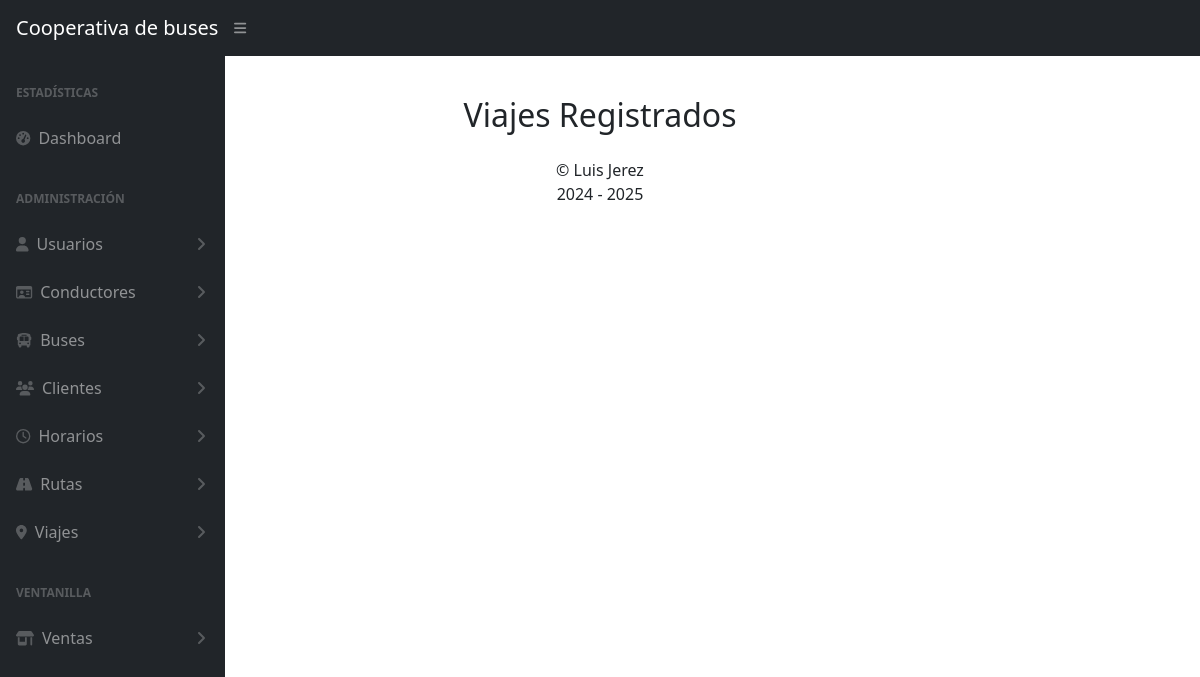
Page /viajes/ on the earlier database version.
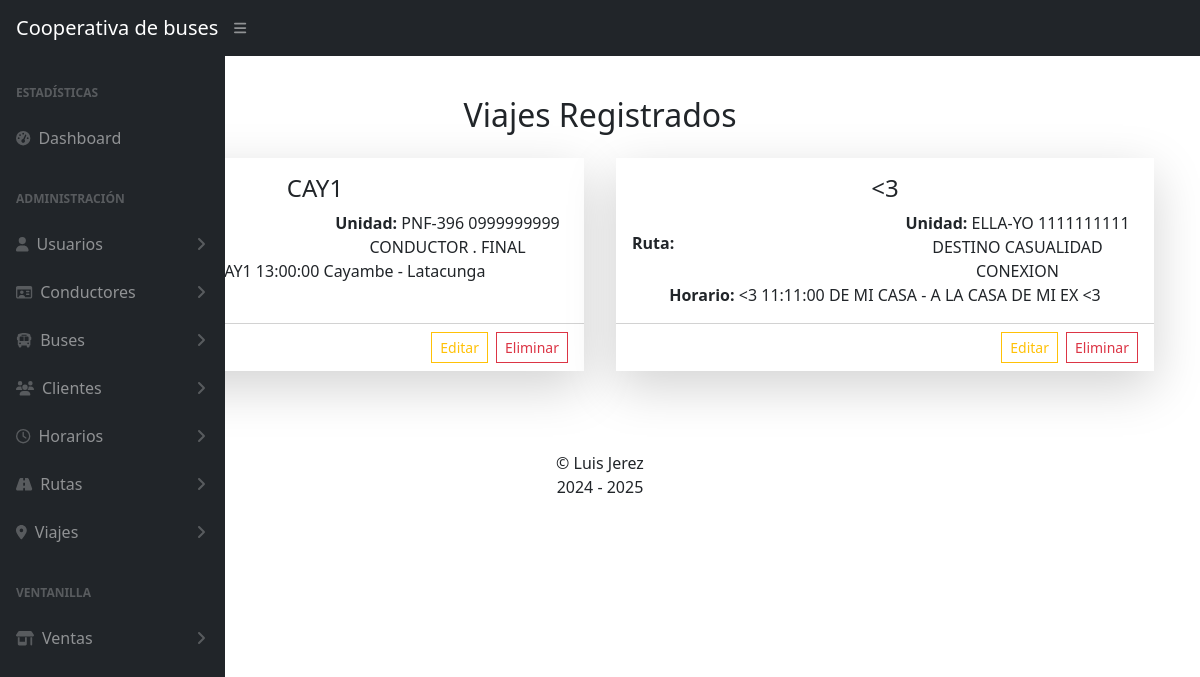
Same page on the later database version.
### Apps/viajes/models.py (models this page shows, shortened)
class Viaje(models.Model):
    id = models.BigAutoField(primary_key=True)
    codigo = models.CharField(max_length=20, unique=True)
    bus = models.ForeignKey(Buses, verbose_name='UNIDAD', on_delete=models.DO_NOTHING)
    horario = models.ForeignKey(Horario, verbose_name='HORARIO DEL VIAJE', on_delete=models.DO_NOTHING, related_name='horario_viaje')
    n_puestos = models.IntegerField(verbose_name='NÚMERO DE ASIENTOS', default=40)

### Apps/buses/models.py (models this page shows)
class Buses(models.Model):
    id = models.AutoField(primary_key=True)
    placa = models.CharField(max_length=8, unique=True, verbose_name='PLACA')
    foto = models.ImageField(upload_to='buses/', default='buses/bus.png', verbose_name='FOTO DE LA UNIDAD')
    conductor = models.ForeignKey(Conductores, on_delete=models.CASCADE, null=True, verbose_name='CONDUCTOR DE LA UNIDAD')
    marca = models.CharField(max_length=50, verbose_name='MARCA DE LA UNIDAD')
    anio = models.PositiveIntegerField(verbose_name='AÑO DE LA UNIDAD')
    horario = models.ManyToManyField(Horario, verbose_name='HORARIOS', null=True)
    estado = models.CharField(max_length=30, default='ACTIVO', verbose_name='ESTADO DE LA UNIDAD', choices=[('ACTIVO','ACTIVO'),('NO ACTIVO','NO ACTIVO')])
    def __str__(self):
        return f'{self.placa} {self.conductor}'

### Apps/conductores/models.py (models this page shows)
class Conductores(models.Model):
    id = models.AutoField(primary_key=True)
    dni = models.CharField(unique=True, max_length=10)
    foto = models.ImageField(upload_to='conductores/', default='conductores/conductor_default.png')
    apellido1 = models.CharField(max_length=150)
    apellido2 = models.CharField(max_length=150)
    nombres = models.CharField(max_length=150)
    email = models.EmailField()
    celular = models.CharField(max_length=10)
    def __str__(self):
        return f"{self.dni} {self.apellido1} {self.apellido2} {self.nombres}"

### Apps/horarios/models.py (models this page shows)
class Horario(models.Model):
    id = models.AutoField(primary_key=True)
    codigo = models.CharField(max_length=10, unique=True)
    hora = models.TimeField()
    ruta = models.ForeignKey(Ruta, related_name='ruta_del_horario', on_delete=models.DO_NOTHING, blank=True, null=True)
    def __str__(self):
        return f"{self.codigo} {self.hora} {self.ruta}"

### Apps/rutas/models.py (models this page shows)
class Ruta(models.Model):
    id = models.BigAutoField(primary_key=True)
    codigo = models.CharField(max_length=10, unique=True)
    partida = models.TextField(verbose_name='Lugar de Partida')
    destino = models.TextField(verbose_name='Lugar de Llegada')
    precio = models.DecimalField(verbose_name='Precio', default=0.3, max_digits=4, decimal_places=2)
    def __str__(self):
        return f'{self.partida} - {self.destino}'

### Apps/viajes/views.py (the view)
# urls.py: path('', views.inicio),
def inicio(request):
    return render(request, 'viajes.html', {'viajes':Viaje.objects.all(),
                                          'titulo':'VIAJES'})

### Apps/viajes/templates/viajes.html (shortened to what this page needs)
{% extends 'base.html' %}
{% block body %}
<div class="container mt-5">
    <div class="row text-center mt-5 pt-5">
        <h2>Viajes Registrados</h2>
    </div>
    <div class="row ">
        {% for v in viajes %}
        <div class="col-lg-6 p-3 mb-5">
            <div class="rounded-0 border-0 card shadow-lg h-100">
                <div class="card-body">
                    <div class="row">
                        <div class="col-12 text-center">
                            <h4 class="h4">{{v.codigo}}</h4>
                        </div>
                        <div class="col-6 d-flex align-items-center mb-2">
                            <p class="mb-0 text-center"><b>Ruta:</b> {{v.ruta}}</h2>
                        </div>
                        <div class="col-6">
                            <p class="text-center mb-0"><b>Unidad:</b> {{v.bus}}</h2>
                        </div>
                        <div class="col-12">
                            <p class="text-center mb-0"><b>Horario:</b> {{v.horario}}</h2>
                        </div>
                    </div>
                </div>
                <div class="card-footer bg-body">
                    <div class="d-flex justify-content-end align-items-center">
                        <a href="/viajes/administracion/editar/{{v.id}}"
                            class="rounded-0 btn btn-sm me-2 btn-outline-warning">Editar</a>
                        <form action="/viajes/administracion/eliminar/{{v.id}}" method="post">
                            <button class="rounded-0 btn btn-outline-danger btn-sm">
                                Eliminar
                            </button>
                        </form>
                    </div>
                </div>
            </div>
        </div>
        {% endfor %}
    </div>
</div>
{% endblock %}

Differences in the rows shown:
added Viaje: codigo "CAY1", bus "PNF-396 0999999999 CONDUCTOR . FINAL", horario "CAY1 13:00:00 Cayambe - Latacunga"
added Viaje: codigo "<3", bus "ELLA-YO 1111111111 DESTINO CASUALIDAD CONEXION", horario "<3 11:11:00 DE MI CASA - A LA CASA DE MI EX <3"
